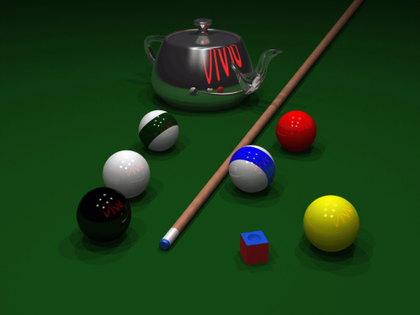
%> input picture exercises/zeinabfamili/17/pool.png, 420 x 315 px, shrunk from 510 x 383 before the run
$ octave croppim.m   (GNU Octave 9; MATLAB toolbox functions it lacks are replaced by stand-ins)
%> lines starting %> are read from the running program, lines starting %| are printed output that depends on the picture
clc;
clear;
close all;
image = imread('pool.png');
%> image is the input picture: size 315x420x3 uint8; mean R, G, B 26.6, 60.5, 22.4
[m,n,k] = size(image);
%> m = 315; n = 420; k = 3
image1= zeros (60,150,3);
randx=input('what is xpoint');
%> the answer given: 3
randy=input('what is ypoint');
%> the answer given: 3
randx1=60;     %input('what is length crop') ;
randy1=150;    %input('what is width crop') ;
image1(1:randx1,1:randy1,1:3)=image(randx:randx+randx1-1,randy:randy+randy1-1,1:3);
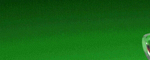
%> image1: size 60x150x3 double; mean R, G, B 10.5, 38.1, 10.6; drawn with min black and max white
figure;
subplot(1,2,1),imshow(uint8(image));title('orginal image');
subplot(1,2,2),imshow(uint8(image1)); title('crop image');
%> after `imshow(uint8(image1))`:
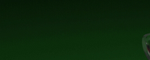
%> displayed picture: size 60x150x3, on the screen's scale of 0 to 255; mean R, G, B 10.5, 38.1, 10.6; mean of the top-left, top-right, bottom-left and bottom-right quarters 15.8, 17, 21.6, 24.6
